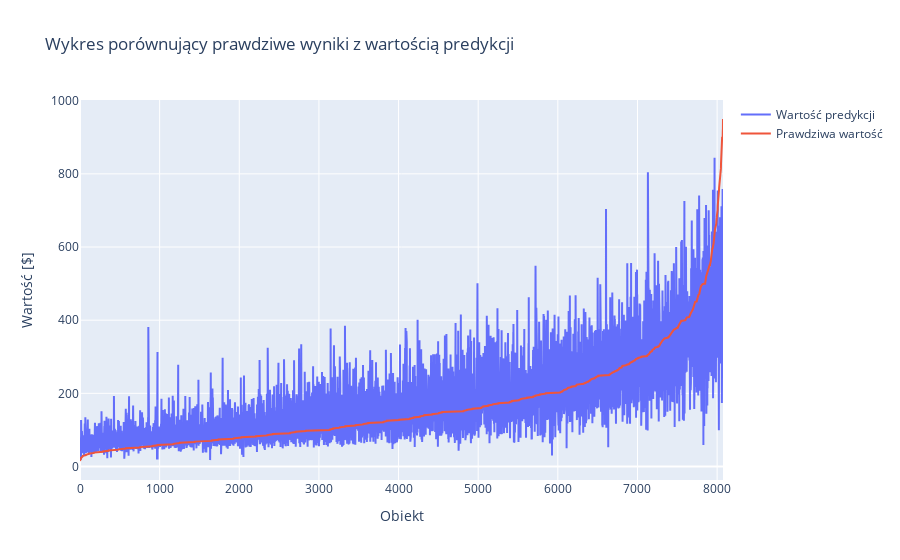

The code cell stored with this chart in its notebook:
### Code cell
fig = go.Figure()

fig.add_scatter(y = df_result['predict'], name='Wartość predykcji')
fig.add_scatter(y = df_result['y'], name='Prawdziwa wartość')
fig.update_layout(
    title='Wykres porównujący prawdziwe wyniki z wartością predykcji',
    xaxis_title='Obiekt',
    yaxis_title='Wartość [$]'
)
fig.show()

### Figure 1 — Plotly figure (JSON) as saved in the notebook; plotly's stock layout.template omitted (floating-point values rounded to 4 significant figures; data arrays with more than 128 entries replaced by an {"elided": "..."} marker saying what was removed)
{"data": [{"name": "Wartość predykcji", "type": "scatter", "y": {"elided": "8075 float values"}}, {"name": "Prawdziwa wartość", "type": "scatter", "y": {"elided": "8075 int values"}}], "layout": {"title": {"text": "Wykres porównujący prawdziwe wyniki z wartością predykcji"}, "xaxis": {"title": {"text": "Obiekt"}}, "yaxis": {"title": {"text": "Wartość [$]"}}}}
